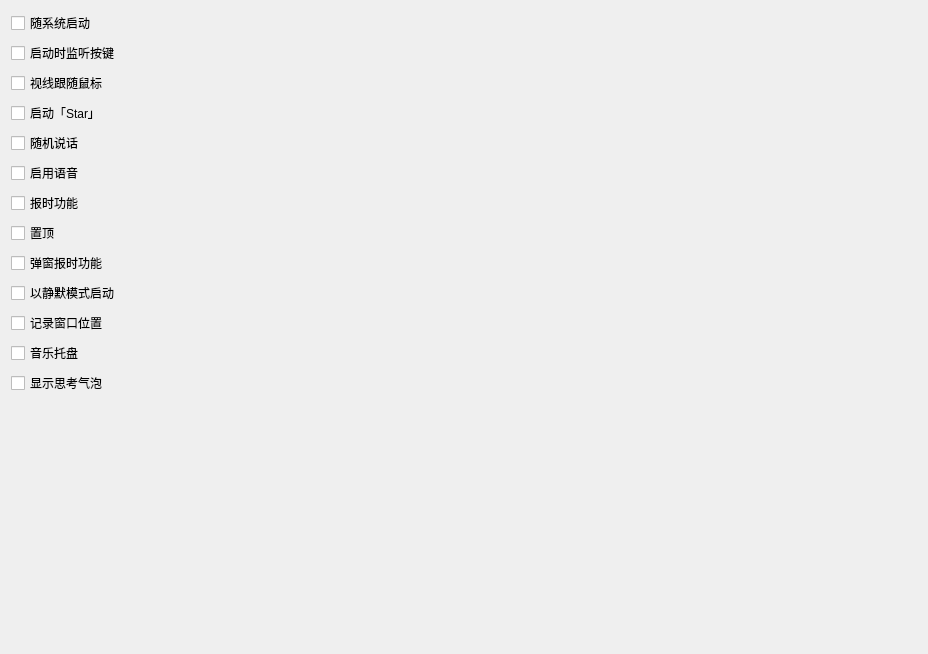
         <widget class="QWidget" name="scrollAreaWidgetContents_3">
          <property name="geometry">
           <rect>
            <x>0</x>
            <y>0</y>
            <width>928</width>
            <height>654</height>
           </rect>
          </property>
          <layout class="QVBoxLayout" name="verticalLayout_5">
           <item>
            <widget class="QCheckBox" name="checkBox">
             <property name="text">
              <string>随系统启动</string>
             </property>
            </widget>
           </item>
           <item>
            <widget class="QCheckBox" name="checkBox_2">
             <property name="text">
              <string>启动时监听按键</string>
             </property>
            </widget>
           </item>
           <item>
            <widget class="QCheckBox" name="checkBox_3">
             <property name="text">
              <string>视线跟随鼠标</string>
             </property>
            </widget>
           </item>
           <item>
            <widget class="QCheckBox" name="checkBox_4">
             <property name="text">
              <string>启动「Star」</string>
             </property>
            </widget>
           </item>
           <item>
            <widget class="QCheckBox" name="checkBox_5">
             <property name="text">
              <string>随机说话</string>
             </property>
            </widget>
           </item>
           <item>
            <widget class="QCheckBox" name="checkBox_6">
             <property name="text">
              <string>启用语音</string>
             </property>
            </widget>
           </item>
           <item>
            <widget class="QCheckBox" name="checkBox_7">
             <property name="text">
              <string>报时功能</string>
             </property>
            </widget>
           </item>
           <item>
            <widget class="QCheckBox" name="checkBox_8">
             <property name="text">
              <string>置顶</string>
             </property>
            </widget>
           </item>
           <item>
            <widget class="QCheckBox" name="checkBox_9">
             <property name="text">
              <string>弹窗报时功能</string>
             </property>
            </widget>
           </item>
           <item>
            <widget class="QCheckBox" name="checkBox_10">
             <property name="text">
              <string>以静默模式启动</string>
             </property>
            </widget>
           </item>
           <item>
            <widget class="QCheckBox" name="checkBox_11">
             <property name="text">
              <string>记录窗口位置</string>
             </property>
            </widget>
           </item>
           <item>
            <widget class="QCheckBox" name="checkBox_12">
             <property name="text">
              <string>音乐托盘</string>
             </property>
            </widget>
           </item>
           <item>
            <widget class="QCheckBox" name="checkBox_14">
             <property name="text">
              <string>显示思考气泡</string>
             </property>
            </widget>
           </item>
           <item>
            <spacer name="verticalSpacer_2">
             <property name="orientation">
              <enum>Qt::Vertical</enum>
             </property>
             <property name="sizeHint" stdset="0">
              <size>
               <width>20</width>
               <height>40</height>
              </size>
             </property>
            </spacer>
           </item>
          </layout>
         </widget>
